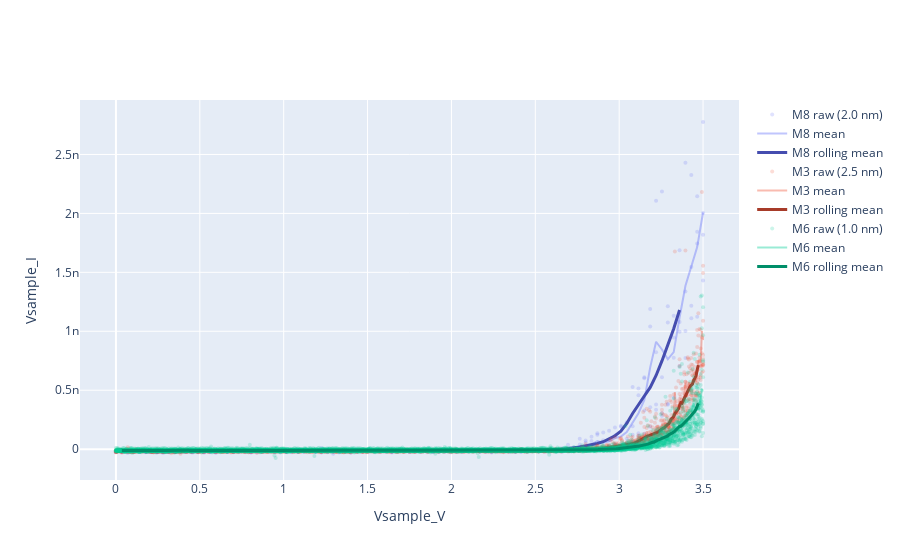

Notebook code cell kept with this figure:
### Code cell
fig = go.Figure()

for i, (df, label) in enumerate(zip(dfs, labels)):
    base_color = palette[i % len(palette)]

    c_raw   = hex_to_rgba(base_color, 0.2)
    c_mean  = hex_to_rgba(base_color, 0.4)
    c_roll  = hex_to_rgba(base_color, 1, darken=0.7)

    # raw IV
    fig.add_trace(
        go.Scatter(
            x=df['Vsample_V'],
            y=df['Vsample_I'],
            mode='markers',
            name=f'{label} raw ({stripes[label]} nm)',
            marker=dict(size=4, color=c_raw),
            showlegend=True
        )
    )

    # mean I(V)
    fig.add_trace(
        go.Scatter(
            x=df['Vsample_V'],
            y=df['Vsample_I_mean'],
            mode='lines',
            name=f'{label} mean',
            line=dict(color=c_mean, width=2)
        )
    )

    # rolling mean
    fig.add_trace(
        go.Scatter(
            x=df['Vsample_V'],
            y=df['Vsample_I_mean_rolling'],
            mode='lines',
            name=f'{label} rolling mean',
            line=dict(color=c_roll, width=3)
        )
    )

fig.update_layout(
    xaxis_title='Vsample_V',
    yaxis_title='Vsample_I',
)

fig.show()

### Figure 1 — Plotly figure (JSON) as saved in the notebook; plotly's stock layout.template omitted (floating-point values rounded to 4 significant figures; data arrays with more than 128 entries replaced by an {"elided": "..."} marker saying what was removed)
{"data": [{"marker": {"color": "rgba(99, 110, 250, 0.2)", "size": 4}, "mode": "markers", "name": "M8 raw (2.0 nm)", "showlegend": true, "type": "scatter", "x": {"elided": "404 float values"}, "y": {"elided": "404 float values"}}, {"line": {"color": "rgba(99, 110, 250, 0.4)", "width": 2}, "mode": "lines", "name": "M8 mean", "type": "scatter", "x": {"elided": "404 float values"}, "y": {"elided": "404 float values"}}, {"line": {"color": "rgba(69, 77, 175, 1)", "width": 3}, "mode": "lines", "name": "M8 rolling mean", "type": "scatter", "x": {"elided": "404 float values"}, "y": {"elided": "404 float values"}}, {"marker": {"color": "rgba(239, 85, 59, 0.2)", "size": 4}, "mode": "markers", "name": "M3 raw (2.5 nm)", "showlegend": true, "type": "scatter", "x": {"elided": "3410 float values"}, "y": {"elided": "3410 float values"}}, {"line": {"color": "rgba(239, 85, 59, 0.4)", "width": 2}, "mode": "lines", "name": "M3 mean", "type": "scatter", "x": {"elided": "3410 float values"}, "y": {"elided": "3410 float values"}}, {"line": {"color": "rgba(167, 59, 41, 1)", "width": 3}, "mode": "lines", "name": "M3 rolling mean", "type": "scatter", "x": {"elided": "3410 float values"}, "y": {"elided": "3410 float values"}}, {"marker": {"color": "rgba(0, 204, 150, 0.2)", "size": 4}, "mode": "markers", "name": "M6 raw (1.0 nm)", "showlegend": true, "type": "scatter", "x": {"elided": "6012 float values"}, "y": {"elided": "6012 float values"}}, {"line": {"color": "rgba(0, 204, 150, 0.4)", "width": 2}, "mode": "lines", "name": "M6 mean", "type": "scatter", "x": {"elided": "6012 float values"}, "y": {"elided": "6012 float values"}}, {"line": {"color": "rgba(0, 142, 105, 1)", "width": 3}, "mode": "lines", "name": "M6 rolling mean", "type": "scatter", "x": {"elided": "6012 float values"}, "y": {"elided": "6012 float values"}}], "layout": {"xaxis": {"title": {"text": "Vsample_V"}}, "yaxis": {"title": {"text": "Vsample_I"}}}}
